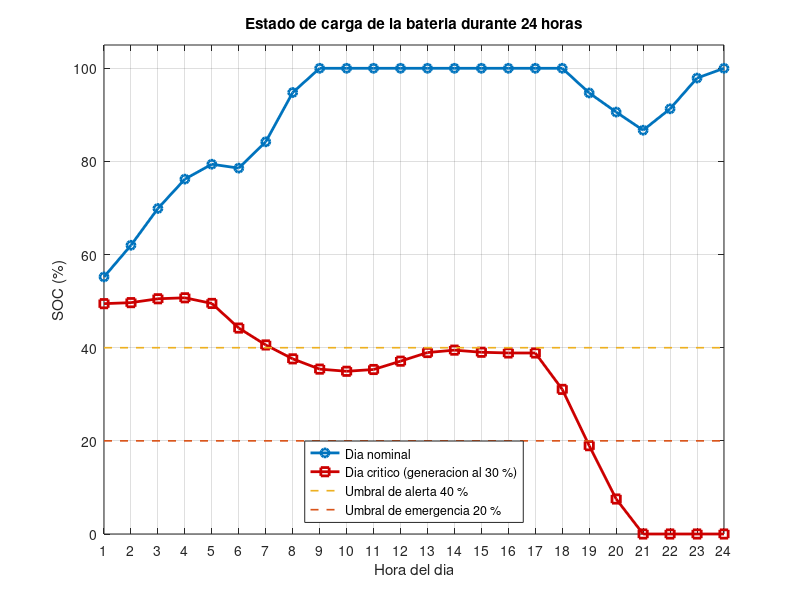

This figure's MATLAB source:
%% =====================================================================
%  RETO 3 - ALGORITMO DE CONTROL Y CARGAS
%  Proyecto: Sistema Inteligente de Gestion Energetica (SIGE)
%  Curso: Software para Ingenieria (203036) - UNAD
%  Autora: Karen Yulieth Cuellar Murcia
%
%  Proposito: simular durante 24 horas el controlador central de la
%  micro-red hibrida. En cada hora el algoritmo compara la generacion
%  (solar + eolica) con la demanda de la comunidad:
%    - Si hay superavit, carga el banco de baterias (maximo 100 %).
%    - Si hay deficit, descarga las baterias y aplica el protocolo de
%      desconexion de cargas (Load Shedding) segun el estado de carga:
%         SOC > 40 %         -> Ruta segura: todo encendido
%         20 % < SOC <= 40 % -> Ruta de alerta: se apaga el alumbrado
%         SOC <= 20 %        -> Ruta de emergencia: solo la escuela
%  Se simulan dos escenarios con los vectores del Reto 2:
%    1) Dia nominal: generacion completa.
%    2) Dia critico: generacion reducida al 30 % (dia nublado y sin
%       viento), para comprobar que se activan las rutas de alerta y
%       de emergencia.
%  =====================================================================

clc;          % Limpia la ventana de comandos para mostrar solo este reporte
clear;        % Borra las variables de ejecuciones anteriores
close all;    % Cierra las figuras abiertas

%% 1. CONFIGURACION INICIAL
horas = 1:24;                 % Vector de tiempo: cada posicion es una hora del dia

% --- Generacion solar (Reto 2): media onda senoidal entre las horas 6 y 18, pico de 25 kW
Pmax_solar = 25;                                              % Potencia pico del arreglo fotovoltaico (kW)
solar = zeros(1, 24);                                         % Sin radiacion en la noche (vector de ceros)
solar(6:18) = Pmax_solar * sin(pi * (horas(6:18) - 5) / 14);  % Curva solar solo en horas de luz

% --- Generacion eolica (Reto 2): perfil fijo e irregular, limitado a 15 kW
eolica = [8.2 9.4 10.1 8.7 6.3 0.8 2.4 3.8 5.1 6.6 4.9 7.3 ...
          8.8 10.2 11.6 12.9 13.8 11.4 9.7 10.5 9.2 8.4 9.9 8.8];  % Potencia eolica por hora (kW)
eolica = min(eolica, 15);                                     % Limitador de potencia nominal del aerogenerador

% --- Demanda de la comunidad (Reto 2): escuela + bombeo + alumbrado
demanda = [3.0 2.6 2.2 2.4 3.1 ...                            % Horas 1-5: consumo base de madrugada
           7.2 7.6 8.8 9.6 9.2 8.4 7.9 8.1 9.3 9.8 8.7 7.4 ... % Horas 6-17: escuela y bombeo agricola
           12.9 15.0 14.6 13.1 ...                            % Horas 18-21: pico con alumbrado publico
           3.8 3.3 2.7];                                      % Horas 22-24: regreso al consumo base
Edem = demanda;                                               % Energia demandada en cada hora (kWh), 1 h por posicion

% --- Parametros de la bateria
Capacidad_bat = 100;   % Capacidad total del banco de baterias (kWh)
SOC_inicial = 50;      % Estado de carga inicial: 50 % (carga de seguridad)
SOC_max = 100;         % Limite superior de seguridad (evita sobrecarga)
SOC_min = 0;           % Limite inferior absoluto (evita vaciamiento profundo)

% --- Escenarios a simular
factores = [1 0.3];                                           % 1 = dia nominal, 0.3 = generacion al 30 %
nombres = {'DIA NOMINAL (datos del Reto 2)', 'DIA CRITICO (generacion al 30 %)'};
SOC_escenarios = zeros(2, 24);                                % Fila 1: SOC del dia nominal; fila 2: dia critico
estados = {'SUSPENDIDO', 'ACTIVO'};                           % Texto del reporte: posicion 1 = 0, posicion 2 = 1

%% 2. SIMULACION DE LOS DOS ESCENARIOS
for e = 1:2                                    % Recorre los dos escenarios

    Egen = factores(e) * (solar + eolica);     % Generacion hibrida total del escenario (kWh por hora)
    SOC = SOC_inicial;                         % Cada escenario arranca con la bateria al 50 %
    balance   = zeros(1, 24);                  % Balance Egen - Edem de cada hora (kWh)
    ruta_hist = zeros(1, 24);                  % Codigo de ruta: 0 superavit, 1 segura, 2 alerta, 3 emergencia

    % --- Encabezado del reporte por consola
    fprintf('=================================================================================\n');
    fprintf('   SIGE - REPORTE HORARIO DEL CONTROLADOR - %s\n', nombres{e});
    fprintf('=================================================================================\n');
    fprintf('Hora | Egen(kWh) | Edem(kWh) | Balance(kWh) | SOC(%%) | Escuela | Bombeo | Alumbrado\n');
    fprintf('---------------------------------------------------------------------------------\n');

    %% 3. BUCLE DE SIMULACION DE 24 HORAS
    for h = 1:24                               % Recorre secuencialmente las 24 horas del dia

        balance(h) = Egen(h) - Edem(h);        % Diferencia entre generacion y demanda en la hora h

        % Por defecto los tres servicios quedan activos (1 = activo, 0 = suspendido)
        escuela = 1;                           % Escuela rural: prioridad critica
        bombeo = 1;                            % Bombeo de agua agricola: prioridad media
        alumbrado = 1;                         % Alumbrado publico: prioridad baja

        if Egen(h) >= Edem(h)
            % ----- ESCENARIO DE SUPERAVIT -----
            Excedente = Egen(h) - Edem(h);                      % Energia sobrante de la hora (kWh)
            SOC = SOC + (Excedente / Capacidad_bat) * 100;      % Carga la bateria con el excedente
            if SOC > SOC_max
                SOC = SOC_max;                                  % Limita la carga al 100 % para proteger los equipos
            end
            ruta_hist(h) = 0;                                   % Superavit: todos los servicios activos
        else
            % ----- ESCENARIO DE DEFICIT -----
            Faltante = Edem(h) - Egen(h);                       % Energia que falta para cubrir la demanda (kWh)
            SOC = SOC - (Faltante / Capacidad_bat) * 100;       % Extrae el faltante del banco de baterias
            if SOC < SOC_min
                SOC = SOC_min;                                  % Impide que el SOC baje del 0 %
            end

            % Protocolo de desconexion de cargas (Load Shedding) segun el nuevo SOC
            if SOC > 40
                ruta_hist(h) = 1;                               % Ruta segura: la bateria sostiene todos los servicios
            elseif SOC > 20
                alumbrado = 0;                                  % Ruta de alerta: se apaga el alumbrado publico
                ruta_hist(h) = 2;
            else
                alumbrado = 0;                                  % Ruta de emergencia: se apaga el alumbrado
                bombeo = 0;                                     % y tambien el bombeo agricola
                ruta_hist(h) = 3;                               % Solo la escuela permanece energizada
            end
        end

        SOC_escenarios(e, h) = SOC;                             % Guarda el SOC al final de la hora

        % Imprime la fila del reporte de la hora h
        fprintf('%4d | %9.2f | %9.2f | %12.2f | %6.2f | %-7s | %-10s | %-10s\n', ...
                h, Egen(h), Edem(h), balance(h), SOC, ...
                estados{escuela + 1}, estados{bombeo + 1}, estados{alumbrado + 1});
    end

    %% 4. RESUMEN DEL ESCENARIO
    fprintf('---------------------------------------------------------------------------------\n');
    fprintf('Energia generada en el dia:   %.2f kWh\n', sum(Egen));          % Total generado
    fprintf('Energia demandada en el dia:  %.2f kWh\n', sum(Edem));          % Total demandado
    fprintf('SOC final de la bateria:      %.2f %%\n', SOC);                  % Estado de carga al terminar el dia
    fprintf('Horas en superavit:           %d\n', sum(ruta_hist == 0));      % Horas que cargaron la bateria
    fprintf('Horas en ruta segura:         %d\n', sum(ruta_hist == 1));      % Deficit sin desconexion
    fprintf('Horas en ruta de alerta:      %d\n', sum(ruta_hist == 2));      % Alumbrado apagado
    fprintf('Horas en ruta de emergencia:  %d\n\n', sum(ruta_hist == 3));    % Solo escuela activa
end

%% 5. GRAFICA DEL ESTADO DE CARGA EN LOS DOS ESCENARIOS
figure('Name', 'SOC de la bateria - SIGE', 'Color', 'w');                   % Ventana de figura con fondo blanco
plot(horas, SOC_escenarios(1, :), '-o', 'Color', [0 0.45 0.74], 'LineWidth', 2);    % Dia nominal (azul)
hold on;
plot(horas, SOC_escenarios(2, :), '-s', 'Color', [0.80 0 0], 'LineWidth', 2);       % Dia critico (rojo)
plot([1 24], [40 40], '--', 'Color', [0.93 0.69 0.13], 'LineWidth', 1.2);   % Umbral de alerta (40 %)
plot([1 24], [20 20], '--', 'Color', [0.85 0.33 0.10], 'LineWidth', 1.2);   % Umbral de emergencia (20 %)
hold off;
title('Estado de carga de la bateria durante 24 horas');                    % Titulo
xlabel('Hora del dia'); ylabel('SOC (%)');                                  % Etiquetas de ejes
legend('Dia nominal', 'Dia critico (generacion al 30 %)', ...
       'Umbral de alerta 40 %', 'Umbral de emergencia 20 %', 'Location', 'south');
grid on; xlim([1 24]); ylim([0 105]);                                       % Cuadricula y limites
set(gca, 'XTick', 1:24);                                                    % Una marca por hora
